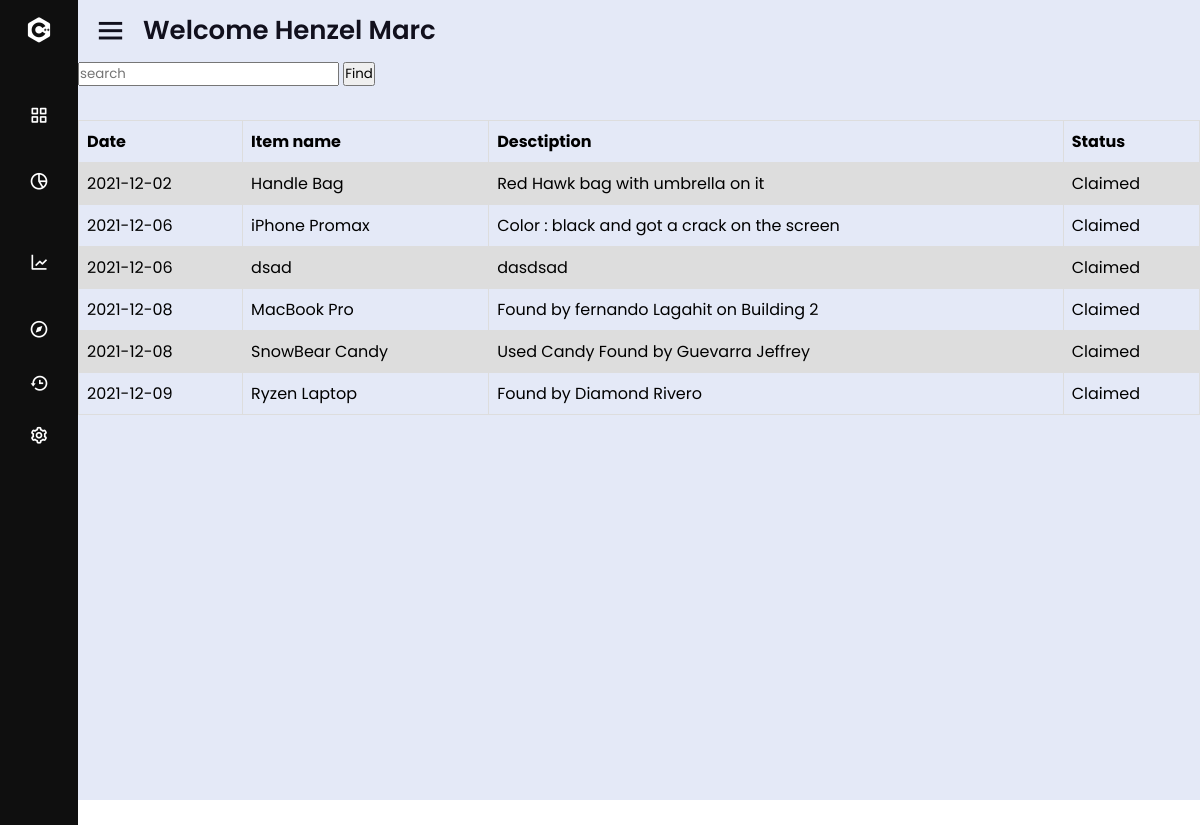
Screenshot of /LostAndFound/viewlostitem.php (signed in) with the database file from the repository.
### tables this page shows
CREATE TABLE `items_table` (
  `id` int(30) NOT NULL,
  `item_name` varchar(100) NOT NULL,
  `description` varchar(1000) NOT NULL,
  `date` date NOT NULL,
  `img_dir` varchar(200) NOT NULL,
  `found` tinyint(1) NOT NULL
);

### LostAndFound/viewlostitem.php (the view, shortened to what this page needs)
<?php session_start();
include 'view/navbar.php';
include 'inc/db.inc.php';
                if(isset($_POST['search'])){
                    $searchKey = $_POST['search'];
                    $query = "SELECT * FROM items_table where item_name like '%$searchKey%' or description like '%$searchKey%' ";
                }
                else {
                    $query = "SELECT * FROM items_table where found = false order by date";
                    $searchKey = "";
                }
                $result = mysqli_query($conn, $query);
?>
    <div>
      <form action="viewlostitem.php" method="post">
        <input type="text" name="search" placeholder="search" value="<?php echo $searchKey?>">
        <input type="submit" name="search-submit" value="Find" >
      </form>
      <table>
         <tr>
              <th>Date</th>
              <th>Item name</th>
              <th>Desctiption</th>
              <th>Status</th>
          </tr>
              <?php
                while($row = mysqli_fetch_array($result))
              {
              ?>
          <tr>
              <td><?php echo $row["date"]; ?></td>
              <td><?php echo $row["item_name"]; ?></td>
              <td><?php echo $row["description"]; ?></td>
              <td><?php echo $row["found"] = true ? "Claimed" :  "Found" ; ?></td>
              </tr>
                <?php
                }
                ?>
      </table>
    </div>
<?php include 'view/navbarClosing.php' ; ?>

### LostAndFound/design/dashboard.css (style rules this page uses)
* { margin: 0; padding: 0; box-sizing: border-box; font-family: 'Poppins', sans-serif; }
form input { margin-bottom: 3%; }
table { font-family: arial, sans-serif; border-collapse: collapse; width: 100%; }
td, th { border: 1px solid #dddddd; text-align: left; padding: 8px; }
tr:nth-child(even) { background-color: #dddddd; }

### rows the page displays
items_table: date "2021-12-02", item_name "Handle Bag", description "Red Hawk bag with umbrella on it", found "Claimed"
items_table: date "2021-12-06", item_name "iPhone Promax", description "Color : black and got a crack on the screen", found "Claimed"
items_table: date "2021-12-06", item_name "dsad", description "dasdsad", found "Claimed"
items_table: date "2021-12-08", item_name "MacBook Pro", description "Found by fernando Lagahit on Building 2", found "Claimed"
items_table: date "2021-12-08", item_name "SnowBear Candy", description "Used Candy Found by Guevarra Jeffrey", found "Claimed"
items_table: date "2021-12-09", item_name "Ryzen Laptop", description "Found by Diamond Rivero", found "Claimed"

### other values shown
$_SESSION['fname'] "Henzel Marc"
